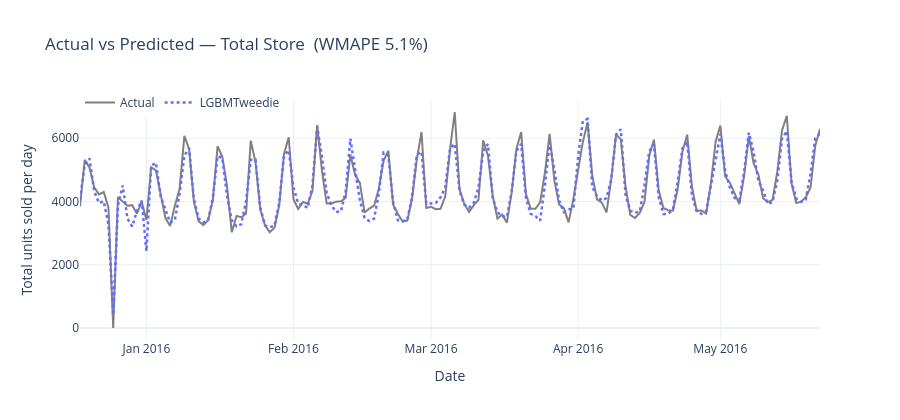

The cell this chart's notebook holds for it:
### Code cell
# Total: store-wide daily demand
agg_total = test_copy.groupby("date")[["sales", "y_pred"]].sum().reset_index()
denom = agg_total["sales"].abs().sum()
wmape_total = (agg_total["sales"] - agg_total["y_pred"]).abs().sum() / denom

fig = go.Figure()
fig.add_trace(go.Scatter(
    x=agg_total["date"], y=agg_total["sales"],
    mode="lines", name="Actual",
    line=dict(color="grey", width=2),
))
fig.add_trace(go.Scatter(
    x=agg_total["date"], y=agg_total["y_pred"],
    mode="lines", name="LGBMTweedie",
    line=dict(color="#636EFA", width=2.5, dash="dot"),
))
fig.update_layout(
    title=f"Actual vs Predicted — Total Store  (WMAPE {wmape_total:.1%})",
    xaxis_title="Date",
    yaxis_title="Total units sold per day",
    height=420, template="plotly_white",
    legend=dict(orientation="h", y=1.05),
)
fig.write_html(str(FIGS_DIR / "actual_vs_predicted_total.html"), include_plotlyjs="cdn")
fig.show()

### Figure 1 — Plotly figure (JSON) as saved in the notebook; plotly's stock layout.template omitted (floating-point values rounded to 4 significant figures; data arrays with more than 128 entries replaced by an {"elided": "..."} marker saying what was removed)
{"data": [{"line": {"color": "grey", "width": 2}, "mode": "lines", "name": "Actual", "type": "scatter", "x": {"elided": "157 str values"}, "y": {"elided": "157 int values"}}, {"line": {"color": "#636EFA", "dash": "dot", "width": 2.5}, "mode": "lines", "name": "LGBMTweedie", "type": "scatter", "x": {"elided": "157 str values"}, "y": {"elided": "157 float values"}}], "layout": {"height": 420, "legend": {"orientation": "h", "y": 1.05}, "title": {"text": "Actual vs Predicted — Total Store  (WMAPE 5.1%)"}, "xaxis": {"title": {"text": "Date"}}, "yaxis": {"title": {"text": "Total units sold per day"}}}}
